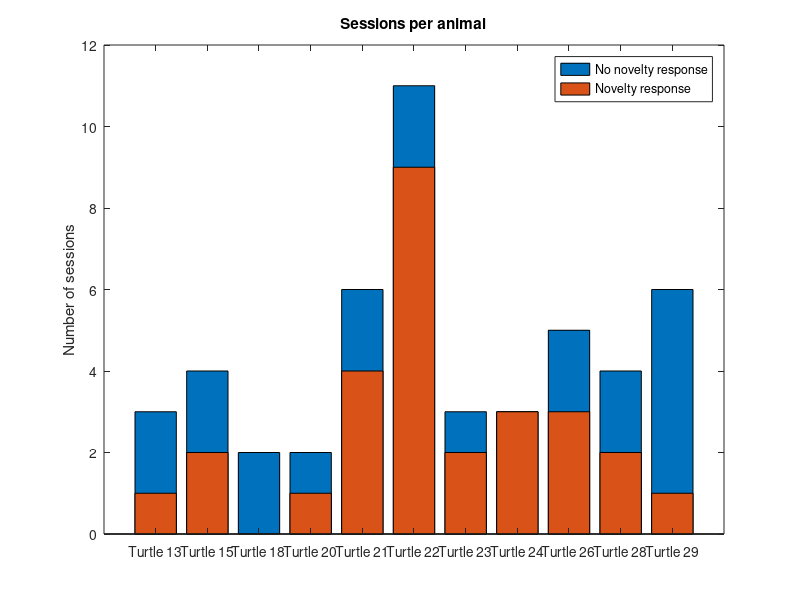

This figure's MATLAB source:

%% plot the significant sessions per animal

% load data
load('sessionsperanimal.mat')
%% plot data

for i = 1:length(sessionsperanimal.recnames)
    forbar(i) = length(sessionsperanimal.recnames{i});
    forbarsig(i) = sum(sessionsperanimal.p_novelty{i}<0.05);
end

figure
bar(forbar)
hold on
bar(forbarsig)
xticklabels(sessionsperanimal.animal)
ylabel('Number of sessions')
title('Sessions per animal')
legend({'No novelty response', 'Novelty response'})